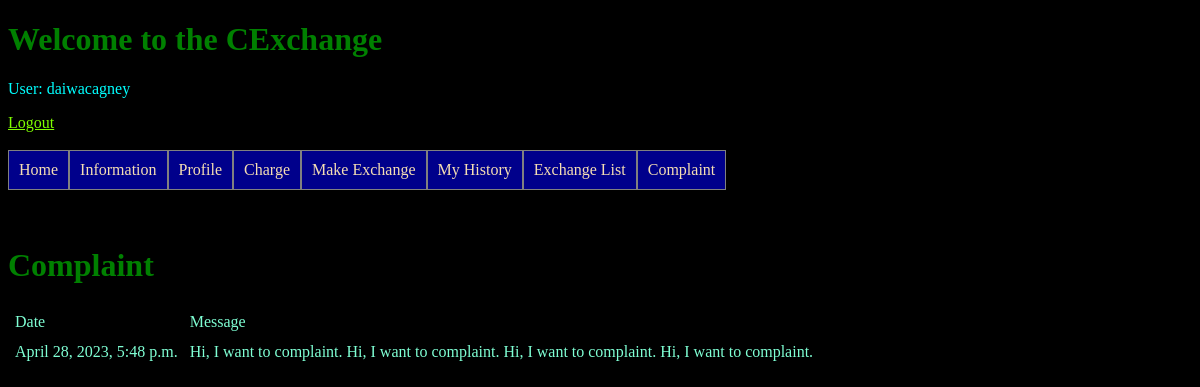
/CExchange/complaintlist/ (signed in), run on the app's committed database.
### CExchange/models.py (models this page shows)
class Complaint(models.Model):
    owner = models.ForeignKey(User, on_delete=models.CASCADE)
    messages = models.TextField(default="Just to Say Hi")
    date = models.DateTimeField(auto_now_add=True)

### CExchange/views.py (the view)
# urls.py: path('complaintlist/', views.complaintlist, name='complaintlist'),
@login_required
def complaintlist(request):
    if request.user.is_superuser:
        template = loader.get_template('complaintlist.html')
        complaint = Complaint.objects.all().values()
        context = {
            'complaint': complaint
        }
        return HttpResponse(template.render(context,request))
    else:
        return HttpResponseRedirect(reverse('index'))

### CExchange/templates/complaintlist.html
{% extends "master.html" %}
{% block content %}
<H1>Complaint</H1>
<table>
    <tr>
        <td>Date</td>
        <td>Message</td>
    </tr>
    {% for x in complaint reversed %}
    <tr>
        <td>{{ x.date }}</td>
        <td>{{ x.messages }}</td>
    </tr>
    {% endfor %}
</table>
{% endblock %}

### CExchange/templates/master.html (shortened to what this page needs)
{% load static %}
<!DOCTYPE html>
<html lang="en">
<head>
    <link rel="stylesheet" href="{% static 'styles.css' %}">
</head>
<body>
    <h1 style="white-space: nowrap;">Welcome to the CExchange</h1>
    {% if user.is_authenticated %}
        <p>User: {{ user.get_username }}</p>
        <a href="{% url 'logout' %}">Logout</a>
    {% else %}
        <a href="{% url 'add' %}">Sign Up</a>
        <a href="{% url 'login' %}">Login</a>
    {% endif %}
    <br><br>
    <ul>
        <li><a href="{% url 'index' %}">Home</a></li>
        <li><a href="{% url 'information' %}">Information</a></li>
        {% if user.is_authenticated %}
            <li><a href="{% url 'profile' %}">Profile</a></li>
            <li><a href="{% url 'checkout' %}">Charge</a></li>
            <li><a href="{% url 'make_ex' %}">Make Exchange</a></li>
            <li><a href="{% url 'my_ex' %}">My History</a></li>
            <li><a href="{% url 'ex_list' %}">Exchange List</a></li>
            <li><a href="{% url 'complaint' %}">Complaint</a></li>
        {% endif %}
    </ul>
    <br><br>
    {% block content %}
    {% endblock %}
</body>
</html>

### CExchange/static/styles.css (style rules this page uses)
body { background-color: black; }
ul { list-style-type: none; overflow: hidden; margin: 0; padding: 0; position: -webkit-sticky; position: sticky; top: 0; }
li { float: left; background-color:darkblue; }
li a { display: block; text-align: center; padding: 10px; text-decoration: none; color: wheat; border: 1px solid gray; }
h1 { color:green; }
p { color:aqua; }
td { color:aquamarine; padding: 5px; }
a { color: chartreuse; }

### data on the page
Complaint: date "April 28, 2023, 5:48 p.m.", messages "Hi, I want to complaint. Hi, I want to complaint. Hi, I want to complaint. Hi, I want to complaint."

### other printed values
{{ user.get_username }} "daiwacagney"
